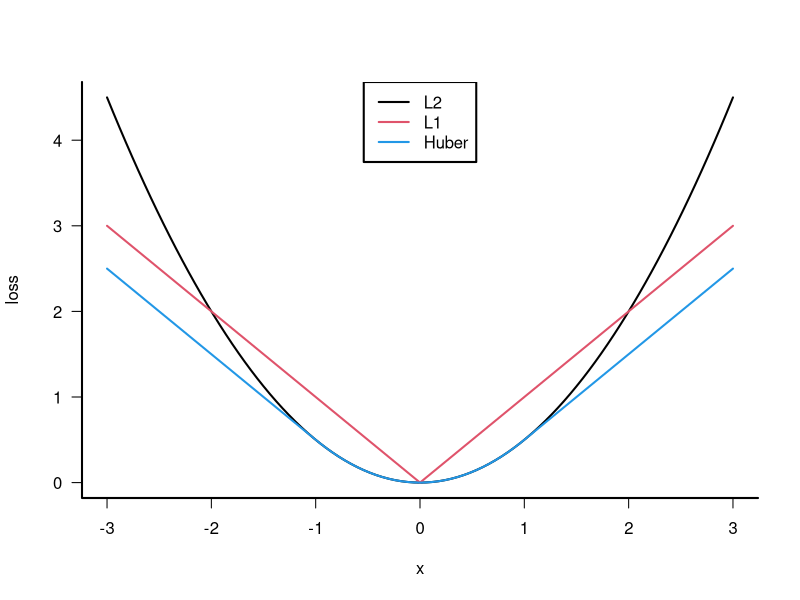

Here is the R script that generated this plot:
## ---- chunk 1
## use help("image-methods", "Matrix")
## lattice graphics: ?lattice:xyplot for details on scales
ifun <- function(x, title = "", ck = FALSE, raster = TRUE) {
    image(Matrix(x),
          sub = "", xlab = "", ylab = "",
          colorkey = ck,
          aspect = "fill",
          scales = list(x = list(draw = FALSE),
                        y = list(draw = FALSE)),
          main = title,
          useRaster = raster
          )
}
## ---- chunk 2
par(las = 1, bty = "l", lwd = 2)
huber <- function(x, d) ifelse(abs(x)<d, x^2/2, d*abs(x)-d/2)
curve(x^2/2, from = -3, to = 3, ylab = "loss")
curve(abs(x), add = TRUE, col = 2)
curve(huber(x, 1), add = TRUE, col = 4)
legend("top", c("L2", "L1", "Huber"), col = c(1, 2, 4), lty = 1)
